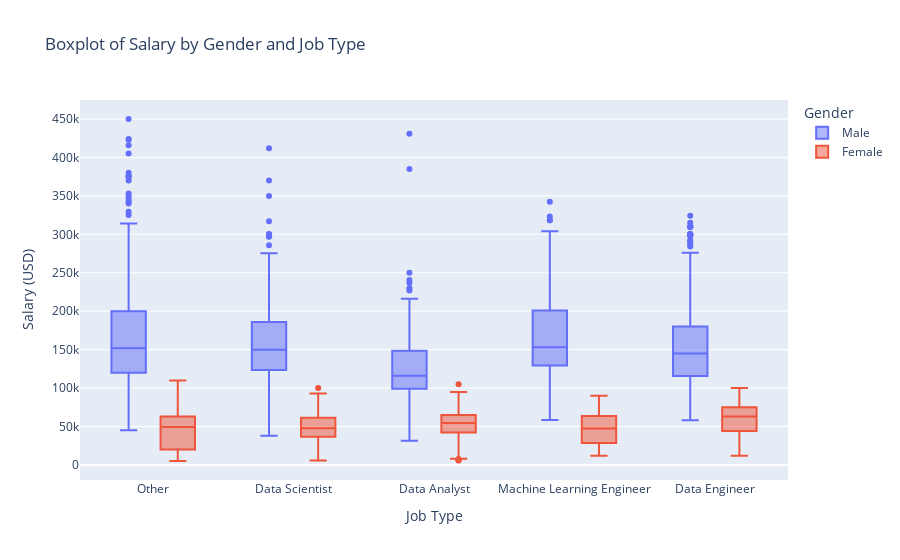

The cell this chart's notebook holds for it:
### Markdown cell above
### 1- Salary by gender and job title

### Code cell
fig = boxplot_salary_gender_job_title(df)
fig

### Figure 1 — Plotly figure (JSON) as saved in the notebook; plotly's stock layout.template omitted (floating-point values rounded to 4 significant figures; data arrays with more than 128 entries replaced by an {"elided": "..."} marker saying what was removed)
{"data": [{"alignmentgroup": "True", "hovertemplate": "gender=Male<br>job_title_grouped=%{x}<br>salary_in_usd=%{y}<extra></extra>", "legendgroup": "Male", "marker": {"color": "#636efa"}, "name": "Male", "notched": false, "offsetgroup": "Male", "orientation": "v", "showlegend": true, "type": "box", "x": {"elided": "3188 str values"}, "x0": " ", "xaxis": "x", "y": {"elided": "3188 int values"}, "y0": " ", "yaxis": "y"}, {"alignmentgroup": "True", "hovertemplate": "gender=Female<br>job_title_grouped=%{x}<br>salary_in_usd=%{y}<extra></extra>", "legendgroup": "Female", "marker": {"color": "#EF553B"}, "name": "Female", "notched": false, "offsetgroup": "Female", "orientation": "v", "showlegend": true, "type": "box", "x": {"elided": "567 str values"}, "x0": " ", "xaxis": "x", "y": {"elided": "567 int values"}, "y0": " ", "yaxis": "y"}], "layout": {"boxmode": "group", "legend": {"title": {"text": "Gender"}, "tracegroupgap": 0}, "showlegend": true, "title": {"text": "Boxplot of Salary by Gender and Job Type"}, "xaxis": {"anchor": "y", "domain": [0, 1], "title": {"text": "Job Type"}}, "yaxis": {"anchor": "x", "domain": [0, 1], "title": {"text": "Salary (USD)"}}}}
